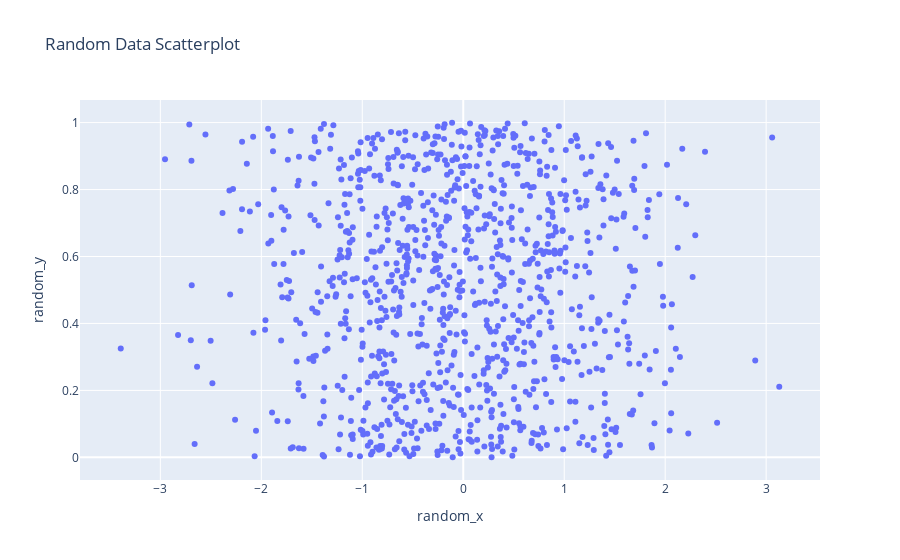

Notebook code cell kept with this figure:
### Code cell
# Create a fig from the data and layout. Then plot the fig
# create the figure
fig = go.Figure(data=data, layout=layout)
# fig.update_layout(
#     title={
#         'text': "Scatter Plot of Randomness ",
#         'y':0.25,
#         'x':0.5,
#         'xanchor': 'center',
#         'yanchor': 'top'})
fig.show()

### Figure 1 — Plotly figure (JSON) as saved in the notebook; plotly's stock layout.template omitted (floating-point values rounded to 4 significant figures; data arrays with more than 128 entries replaced by an {"elided": "..."} marker saying what was removed)
{"data": [{"mode": "markers", "type": "scatter", "x": {"elided": "1000 float values"}, "y": {"elided": "1000 float values"}}], "layout": {"autosize": true, "title": {"text": "Random Data Scatterplot"}, "xaxis": {"autorange": true, "range": [-3.809, 3.547], "title": {"text": "random_x"}, "type": "linear"}, "yaxis": {"autorange": true, "range": [-0.08213, 1.082], "title": {"text": "random_y"}, "type": "linear"}}}
